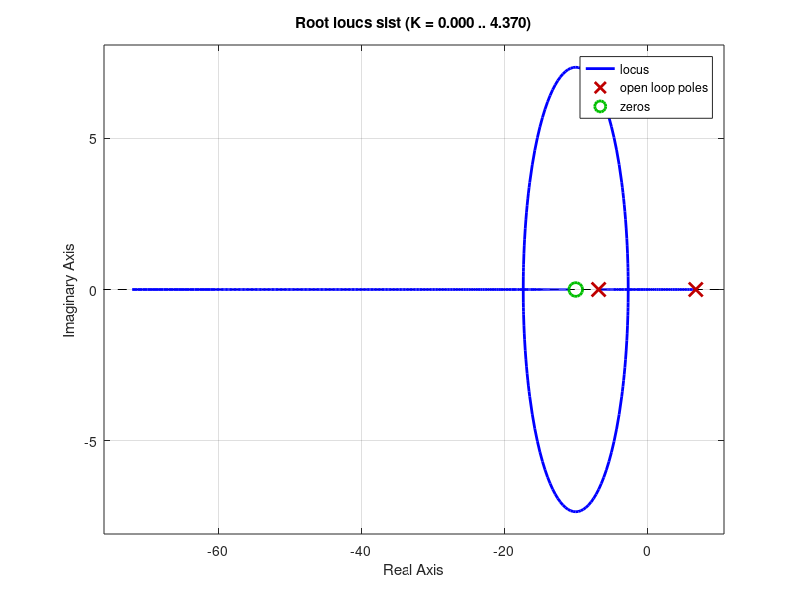

Source code (MATLAB):
% PD Controller Parameters
KP = -5.5;
KD = -0.55;
planta_num = -1;
planta_dem = [0.029 0 -1.3381];

planta = tf(planta_num, planta_dem);
%rlocus(planta)

sist_num = conv(planta_num, [KD KP]);
sist = tf(sist_num, planta_dem);
rlocus(sist);